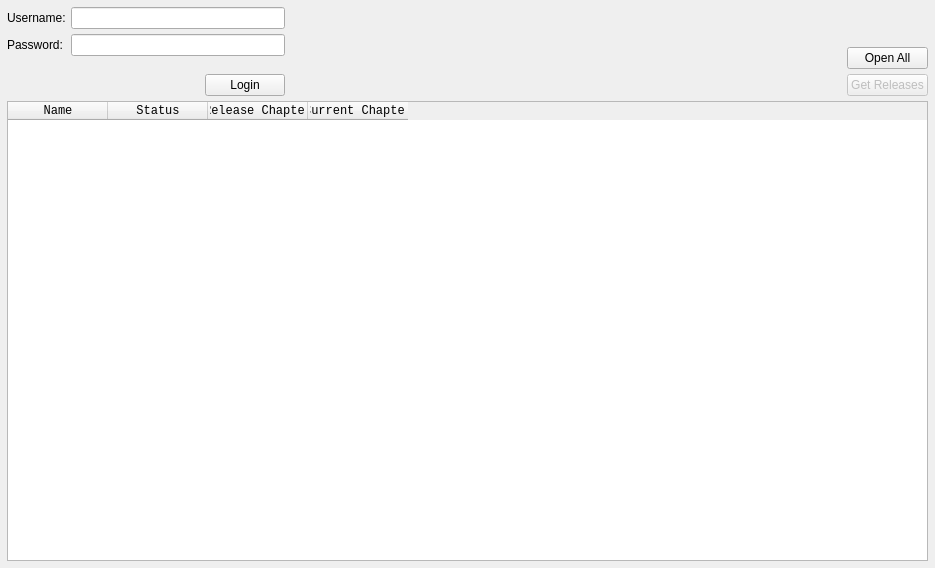
<?xml version="1.0" encoding="UTF-8"?>
<ui version="4.0">
 <class>MangaDexPage</class>
 <widget class="QWidget" name="MangaDexPage">
  <property name="geometry">
   <rect>
    <x>0</x>
    <y>0</y>
    <width>935</width>
    <height>568</height>
   </rect>
  </property>
  <property name="windowTitle">
   <string>Form</string>
  </property>
  <layout class="QVBoxLayout" name="verticalLayout_4" stretch="0,1">
   <property name="spacing">
    <number>5</number>
   </property>
   <property name="leftMargin">
    <number>7</number>
   </property>
   <property name="topMargin">
    <number>7</number>
   </property>
   <property name="rightMargin">
    <number>7</number>
   </property>
   <property name="bottomMargin">
    <number>7</number>
   </property>
   <item>
    <layout class="QHBoxLayout" name="horizontalLayout_3" stretch="1,2,0">
     <property name="spacing">
      <number>5</number>
     </property>
     <item>
      <widget class="QStackedWidget" name="stackedWidget">
       <property name="currentIndex">
        <number>0</number>
       </property>
       <widget class="QWidget" name="loginPage">
        <layout class="QVBoxLayout" name="verticalLayout" stretch="1,0">
         <property name="spacing">
          <number>5</number>
         </property>
         <property name="leftMargin">
          <number>0</number>
         </property>
         <property name="topMargin">
          <number>0</number>
         </property>
         <property name="rightMargin">
          <number>0</number>
         </property>
         <property name="bottomMargin">
          <number>0</number>
         </property>
         <item>
          <layout class="QFormLayout" name="formLayout">
           <property name="horizontalSpacing">
            <number>5</number>
           </property>
           <property name="verticalSpacing">
            <number>5</number>
           </property>
           <item row="0" column="0">
            <widget class="QLabel" name="label">
             <property name="text">
              <string>Username:</string>
             </property>
            </widget>
           </item>
           <item row="0" column="1">
            <widget class="QLineEdit" name="usernameLineEdit"/>
           </item>
           <item row="1" column="0">
            <widget class="QLabel" name="label_2">
             <property name="text">
              <string>Password:</string>
             </property>
            </widget>
           </item>
           <item row="1" column="1">
            <widget class="QLineEdit" name="passwordLineEdit">
             <property name="echoMode">
              <enum>QLineEdit::Password</enum>
             </property>
            </widget>
           </item>
          </layout>
         </item>
         <item>
          <layout class="QHBoxLayout" name="horizontalLayout">
           <property name="spacing">
            <number>0</number>
           </property>
           <item>
            <spacer name="horizontalSpacer">
             <property name="orientation">
              <enum>Qt::Horizontal</enum>
             </property>
             <property name="sizeHint" stdset="0">
              <size>
               <width>40</width>
               <height>20</height>
              </size>
             </property>
            </spacer>
           </item>
           <item>
            <widget class="QPushButton" name="loginButton">
             <property name="text">
              <string>Login</string>
             </property>
            </widget>
           </item>
          </layout>
         </item>
        </layout>
       </widget>
       <widget class="QWidget" name="accountPage">
        <layout class="QVBoxLayout" name="verticalLayout_2" stretch="1,0">
         <property name="spacing">
          <number>5</number>
         </property>
         <property name="leftMargin">
          <number>0</number>
         </property>
         <property name="topMargin">
          <number>0</number>
         </property>
         <property name="rightMargin">
          <number>0</number>
         </property>
         <property name="bottomMargin">
          <number>0</number>
         </property>
         <item>
          <layout class="QFormLayout" name="formLayout_3">
           <item row="0" column="0">
            <widget class="QLabel" name="label_3">
             <property name="text">
              <string>Username:</string>
             </property>
            </widget>
           </item>
           <item row="0" column="1">
            <widget class="QLabel" name="usernameLabel">
             <property name="sizePolicy">
              <sizepolicy hsizetype="Expanding" vsizetype="Preferred">
               <horstretch>0</horstretch>
               <verstretch>0</verstretch>
              </sizepolicy>
             </property>
             <property name="text">
              <string>USERNAME</string>
             </property>
            </widget>
           </item>
          </layout>
         </item>
         <item>
          <layout class="QHBoxLayout" name="horizontalLayout_2">
           <item>
            <spacer name="horizontalSpacer_2">
             <property name="orientation">
              <enum>Qt::Horizontal</enum>
             </property>
             <property name="sizeHint" stdset="0">
              <size>
               <width>40</width>
               <height>20</height>
              </size>
             </property>
            </spacer>
           </item>
           <item>
            <widget class="QPushButton" name="logoutButton">
             <property name="text">
              <string>Logout</string>
             </property>
            </widget>
           </item>
          </layout>
         </item>
        </layout>
       </widget>
      </widget>
     </item>
     <item>
      <spacer name="horizontalSpacer_3">
       <property name="orientation">
        <enum>Qt::Horizontal</enum>
       </property>
       <property name="sizeHint" stdset="0">
        <size>
         <width>40</width>
         <height>20</height>
        </size>
       </property>
      </spacer>
     </item>
     <item>
      <layout class="QVBoxLayout" name="verticalLayout_3">
       <item>
        <spacer name="verticalSpacer">
         <property name="orientation">
          <enum>Qt::Vertical</enum>
         </property>
         <property name="sizeHint" stdset="0">
          <size>
           <width>20</width>
           <height>40</height>
          </size>
         </property>
        </spacer>
       </item>
       <item>
        <widget class="QPushButton" name="openButton">
         <property name="text">
          <string>Open All</string>
         </property>
        </widget>
       </item>
       <item>
        <widget class="QPushButton" name="getButton">
         <property name="enabled">
          <bool>false</bool>
         </property>
         <property name="text">
          <string>Get Releases</string>
         </property>
        </widget>
       </item>
      </layout>
     </item>
    </layout>
   </item>
   <item>
    <widget class="QTableWidget" name="tableWidget">
     <property name="font">
      <font>
       <family>Consolas</family>
      </font>
     </property>
     <property name="focusPolicy">
      <enum>Qt::NoFocus</enum>
     </property>
     <property name="editTriggers">
      <set>QAbstractItemView::NoEditTriggers</set>
     </property>
     <property name="alternatingRowColors">
      <bool>true</bool>
     </property>
     <property name="selectionMode">
      <enum>QAbstractItemView::SingleSelection</enum>
     </property>
     <property name="selectionBehavior">
      <enum>QAbstractItemView::SelectRows</enum>
     </property>
     <property name="showGrid">
      <bool>false</bool>
     </property>
     <attribute name="horizontalHeaderHighlightSections">
      <bool>false</bool>
     </attribute>
     <attribute name="verticalHeaderHighlightSections">
      <bool>false</bool>
     </attribute>
     <column>
      <property name="text">
       <string>Name</string>
      </property>
     </column>
     <column>
      <property name="text">
       <string>Status</string>
      </property>
     </column>
     <column>
      <property name="text">
       <string>Release Chapter</string>
      </property>
     </column>
     <column>
      <property name="text">
       <string>Current Chapter</string>
      </property>
     </column>
    </widget>
   </item>
  </layout>
 </widget>
 <resources/>
 <connections>
  <connection>
   <sender>usernameLineEdit</sender>
   <signal>returnPressed()</signal>
   <receiver>loginButton</receiver>
   <slot>click()</slot>
   <hints>
    <hint type="sourcelabel">
     <x>180</x>
     <y>22</y>
    </hint>
    <hint type="destinationlabel">
     <x>237</x>
     <y>106</y>
    </hint>
   </hints>
  </connection>
  <connection>
   <sender>passwordLineEdit</sender>
   <signal>returnPressed()</signal>
   <receiver>loginButton</receiver>
   <slot>click()</slot>
   <hints>
    <hint type="sourcelabel">
     <x>180</x>
     <y>55</y>
    </hint>
    <hint type="destinationlabel">
     <x>237</x>
     <y>106</y>
    </hint>
   </hints>
  </connection>
 </connections>
</ui>
